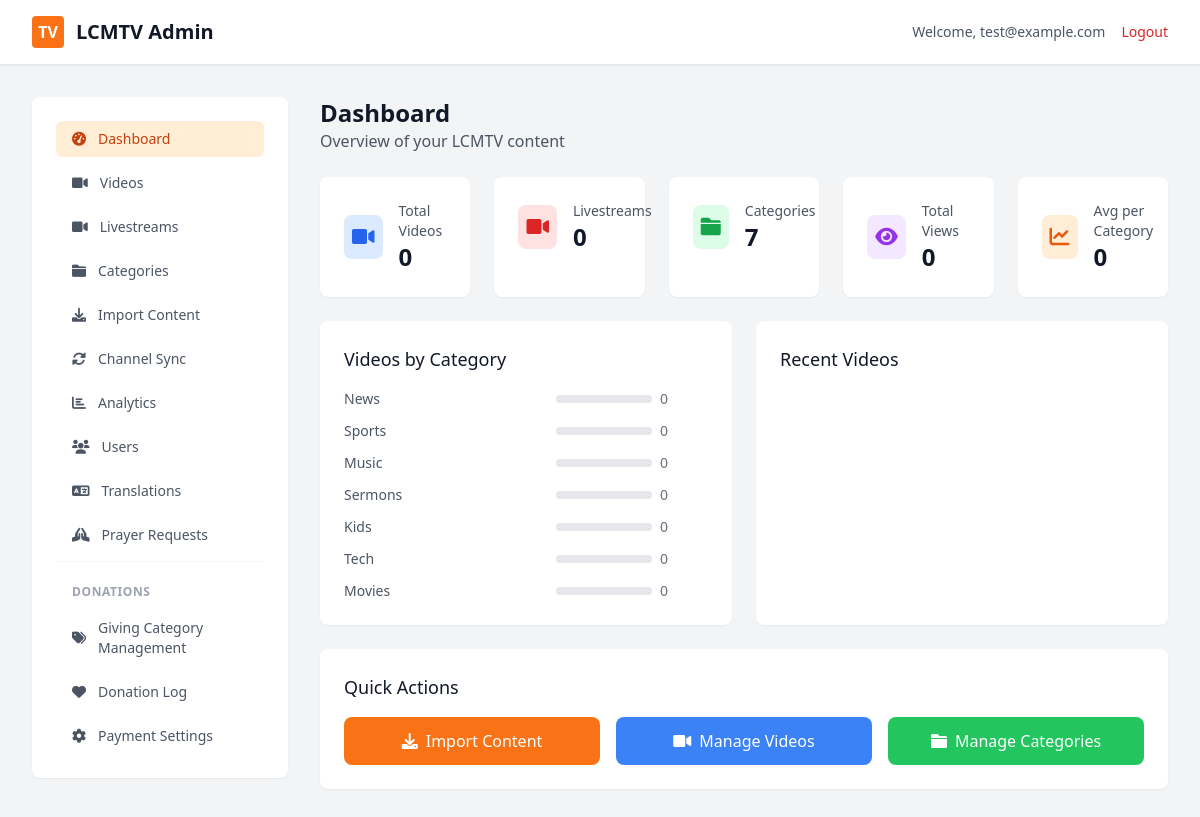
The page /admin/index.php (signed in) on the database its author committed.
### tables this page shows
CREATE TABLE categories (
    id INT PRIMARY KEY AUTO_INCREMENT,
    name VARCHAR(100) NOT NULL,
    slug VARCHAR(100) UNIQUE NOT NULL,
    description TEXT,
    thumbnail_url VARCHAR(500),
    is_active BOOLEAN DEFAULT TRUE,
    sort_order INT DEFAULT 0,
    created_at TIMESTAMP DEFAULT CURRENT_TIMESTAMP,
    updated_at TIMESTAMP DEFAULT CURRENT_TIMESTAMP ON UPDATE CURRENT_TIMESTAMP
);

### models/Video.php (called while the page is built, shortened)
<?php
class Video {
    public static function getAllowedRoles($userRole) {
        $hierarchy = ['general', 'user', 'leader', 'pastor', 'director'];
        if (in_array($userRole, ['admin', 'super_admin'])) {
            return $hierarchy;
        }
        $userIndex = array_search($userRole, $hierarchy);
        return array_slice($hierarchy, 0, $userIndex + 1);
    }
    public static function getByCategory($categoryId, $limit = null, $userRole = 'general', $userId = null) {
        $conn = getDBConnection();
        $allowedRoles = self::getAllowedRoles($userRole);
        $placeholders = str_repeat('?,', count($allowedRoles) - 1) . '?';
        $sql = "SELECT v.*, c.name as category_name, c.slug as category_slug
                FROM videos v
                LEFT JOIN categories c ON v.category_id = c.id
                WHERE v.category_id = ? AND v.is_active = 1 AND c.is_active = 1
                AND (v.target_role IN ($placeholders) OR v.target_role IS NULL)
                ORDER BY v.created_at DESC";
        if ($limit) {
            $sql .= " LIMIT ?";
            $stmt = $conn->prepare($sql);
            $params = array_merge([$categoryId], $allowedRoles, [$limit]);
            $types = "i" . str_repeat('s', count($allowedRoles)) . "i";
            $stmt->bind_param($types, ...$params);
        } else {
            $stmt = $conn->prepare($sql);
            $params = array_merge([$categoryId], $allowedRoles);
            $types = "i" . str_repeat('s', count($allowedRoles));
            $stmt->bind_param($types, ...$params);
        }
        $stmt->execute();
        $result = $stmt->get_result();
        $videos = [];
        return $videos;
    }
    public static function count() {
        $conn = getDBConnection();
        $result = $conn->query("SELECT COUNT(*) as count FROM videos WHERE is_active = 1");
        $row = $result->fetch_assoc();
        return $row['count'];
    }
}
?>

### models/Livestream.php (called while the page is built, shortened)
<?php
class Livestream {
    private static $table = 'livestreams';
    public static function count() {
        $conn = getDBConnection();
        $result = $conn->query("SELECT COUNT(*) as count FROM " . self::$table);
        $row = $result->fetch_assoc();
        return $row['count'];
    }
}
?>

### models/Category.php (called while the page is built, shortened)
<?php
class Category {
    public static function getActiveCategories($limit = null) {
        $conn = getDBConnection();
        $sql = "SELECT id, name, slug, description, thumbnail_url, sort_order
                FROM categories
                WHERE is_active = 1
                ORDER BY sort_order ASC, name ASC";
        if ($limit) {
            $sql .= " LIMIT ?";
            $stmt = $conn->prepare($sql);
            $stmt->bind_param("i", $limit);
        } else {
            $stmt = $conn->prepare($sql);
        }
        $stmt->execute();
        $result = $stmt->get_result();
        $categories = [];
        while ($row = $result->fetch_assoc()) {
            $categories[] = $row;
        }
        return $categories;
    }
    public static function count() {
        $conn = getDBConnection();
        $result = $conn->query("SELECT COUNT(*) as count FROM categories WHERE is_active = 1");
        $row = $result->fetch_assoc();
        return $row['count'];
    }
}
?>

### admin/pages/dashboard.php (the view, shortened to what this page needs)
<?php
$stats = [
    'total_videos' => $totalVideos,
    'total_livestreams' => $totalLivestreams,
    'total_categories' => $totalCategories,
    'total_views' => 0,
    'recent_imports' => 0
];
?>
<div class="space-y-6">
    <div>
        <h1 class="text-2xl font-bold text-gray-900">Dashboard</h1>
        <p class="text-gray-600">Overview of your LCMTV content</p>
    </div>
    <div class="grid grid-cols-1 md:grid-cols-2 lg:grid-cols-5 gap-6">
        <div class="bg-white rounded-lg shadow-sm p-6">
            <div class="flex items-center">
                <div class="p-2 bg-blue-100 rounded-lg">
                    <i class="fas fa-video text-blue-600 text-xl"></i>
                </div>
                <div class="ml-4">
                    <p class="text-sm font-medium text-gray-600">Total Videos</p>
                    <p class="text-2xl font-semibold text-gray-900"><?php echo number_format($stats['total_videos']); ?></p>
                </div>
            </div>
        </div>
        <div class="bg-white rounded-lg shadow-sm p-6">
            <div class="flex items-center">
                <div class="p-2 bg-red-100 rounded-lg">
                    <i class="fas fa-video-camera text-red-600 text-xl"></i>
                </div>
                <div class="ml-4">
                    <p class="text-sm font-medium text-gray-600">Livestreams</p>
                    <p class="text-2xl font-semibold text-gray-900"><?php echo number_format($stats['total_livestreams']); ?></p>
                </div>
            </div>
        </div>
        <div class="bg-white rounded-lg shadow-sm p-6">
            <div class="flex items-center">
                <div class="p-2 bg-green-100 rounded-lg">
                    <i class="fas fa-folder text-green-600 text-xl"></i>
                </div>
                <div class="ml-4">
                    <p class="text-sm font-medium text-gray-600">Categories</p>
                    <p class="text-2xl font-semibold text-gray-900"><?php echo $stats['total_categories']; ?></p>
                </div>
            </div>
        </div>
        <div class="bg-white rounded-lg shadow-sm p-6">
            <div class="flex items-center">
                <div class="p-2 bg-purple-100 rounded-lg">
                    <i class="fas fa-eye text-purple-600 text-xl"></i>
                </div>
                <div class="ml-4">
                    <p class="text-sm font-medium text-gray-600">Total Views</p>
                    <p class="text-2xl font-semibold text-gray-900"><?php echo number_format($stats['total_views']); ?></p>
                </div>
            </div>
        </div>
        <div class="bg-white rounded-lg shadow-sm p-6">
            <div class="flex items-center">
                <div class="p-2 bg-orange-100 rounded-lg">
                    <i class="fas fa-chart-line text-orange-600 text-xl"></i>
                </div>
                <div class="ml-4">
                    <p class="text-sm font-medium text-gray-600">Avg per Category</p>
                    <p class="text-2xl font-semibold text-gray-900">
                        <?php echo $stats['total_categories'] > 0 ? round($stats['total_videos'] / $stats['total_categories'], 1) : 0; ?>
                    </p>
                </div>
            </div>
        </div>
    </div>
    <div class="grid grid-cols-1 lg:grid-cols-2 gap-6">
        <div class="bg-white rounded-lg shadow-sm p-6">
            <h3 class="text-lg font-medium text-gray-900 mb-4">Videos by Category</h3>
            <div class="space-y-3">
                <?php foreach ($categories as $category): ?>
                <?php
                    $categoryVideos = Video::getByCategory($category['id']);
                ?>
                <div class="flex items-center justify-between">
                    <span class="text-sm font-medium text-gray-600"><?php echo htmlspecialchars($category['name']); ?></span>
                    <div class="flex items-center space-x-2">
                        <div class="w-24 bg-gray-200 rounded-full h-2">
                        </div>
                        <span class="text-sm text-gray-500 w-12"><?php echo count($categoryVideos); ?></span>
                    </div>
                </div>
                <?php endforeach; ?>
            </div>
        </div>
        <div class="bg-white rounded-lg shadow-sm p-6">
            <h3 class="text-lg font-medium text-gray-900 mb-4">Recent Videos</h3>
        </div>
    </div>
    <div class="bg-white rounded-lg shadow-sm p-6">
        <h3 class="text-lg font-medium text-gray-900 mb-4">Quick Actions</h3>
        <div class="grid grid-cols-1 md:grid-cols-3 gap-4">
            <a
                href="?page=import"
                class="flex items-center justify-center px-4 py-3 bg-orange-500 text-white rounded-lg hover:bg-orange-600 transition-colors"
            >
                <i class="fas fa-download mr-2"></i>
                Import Content
            </a>
            <a
                href="?page=videos"
                class="flex items-center justify-center px-4 py-3 bg-blue-500 text-white rounded-lg hover:bg-blue-600 transition-colors"
            >
                <i class="fas fa-video mr-2"></i>
                Manage Videos
            </a>
            <a
                href="?page=categories"
                class="flex items-center justify-center px-4 py-3 bg-green-500 text-white rounded-lg hover:bg-green-600 transition-colors"
            >
                <i class="fas fa-folder mr-2"></i>
                Manage Categories
            </a>
        </div>
    </div>
</div>

### rows shown on the page
categories: name "News", count($categoryVideos) "0"
categories: name "Sports", count($categoryVideos) "0"
categories: name "Music", count($categoryVideos) "0"
categories: name "Sermons", count($categoryVideos) "0"
categories: name "Kids", count($categoryVideos) "0"
categories: name "Tech", count($categoryVideos) "0"
categories: name "Movies", count($categoryVideos) "0"

### other values the page prints
$_SESSION['admin_email'] "test@example.com"
$stats['total_videos'] "0"
$stats['total_livestreams'] "0"
$stats['total_categories'] "7"
$stats['total_views'] "0"
$stats['total_videos'] / $stats['total_categories'] "0"
